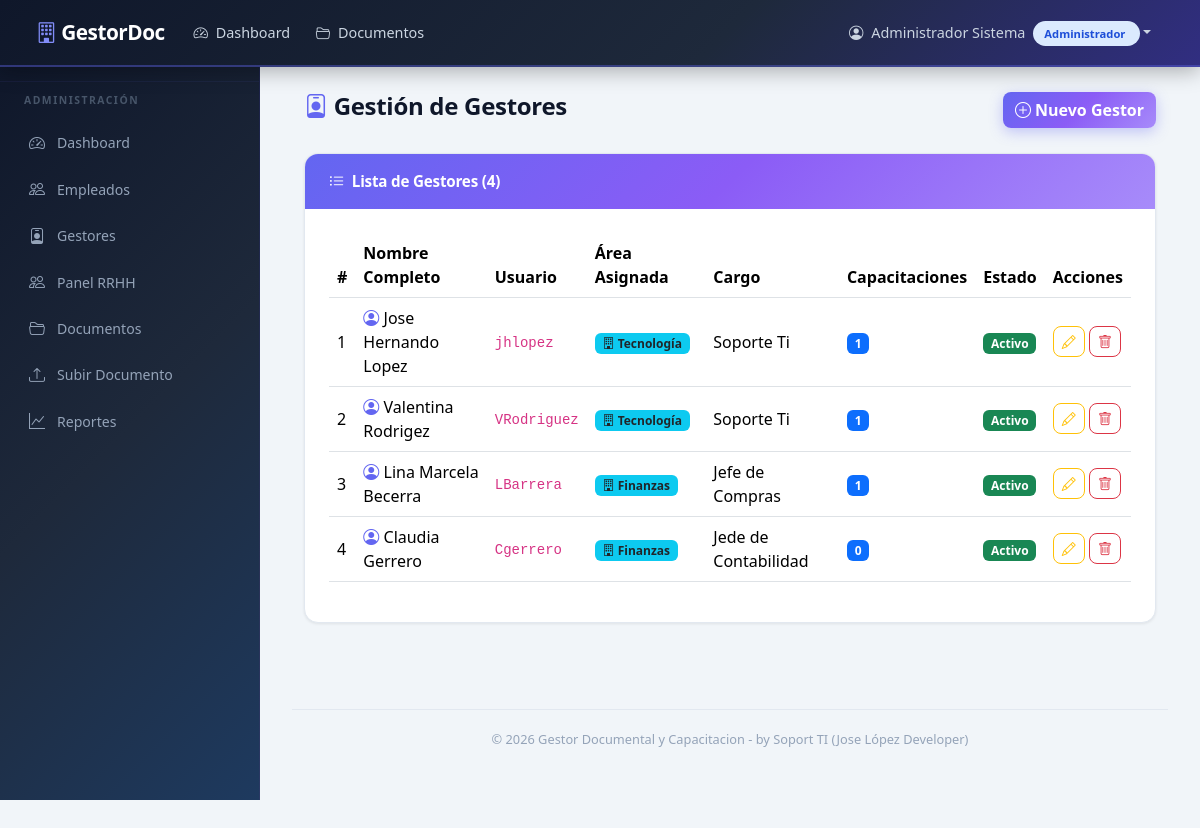
/admin/gestores (signed in), run on an earlier commit of the app's database.
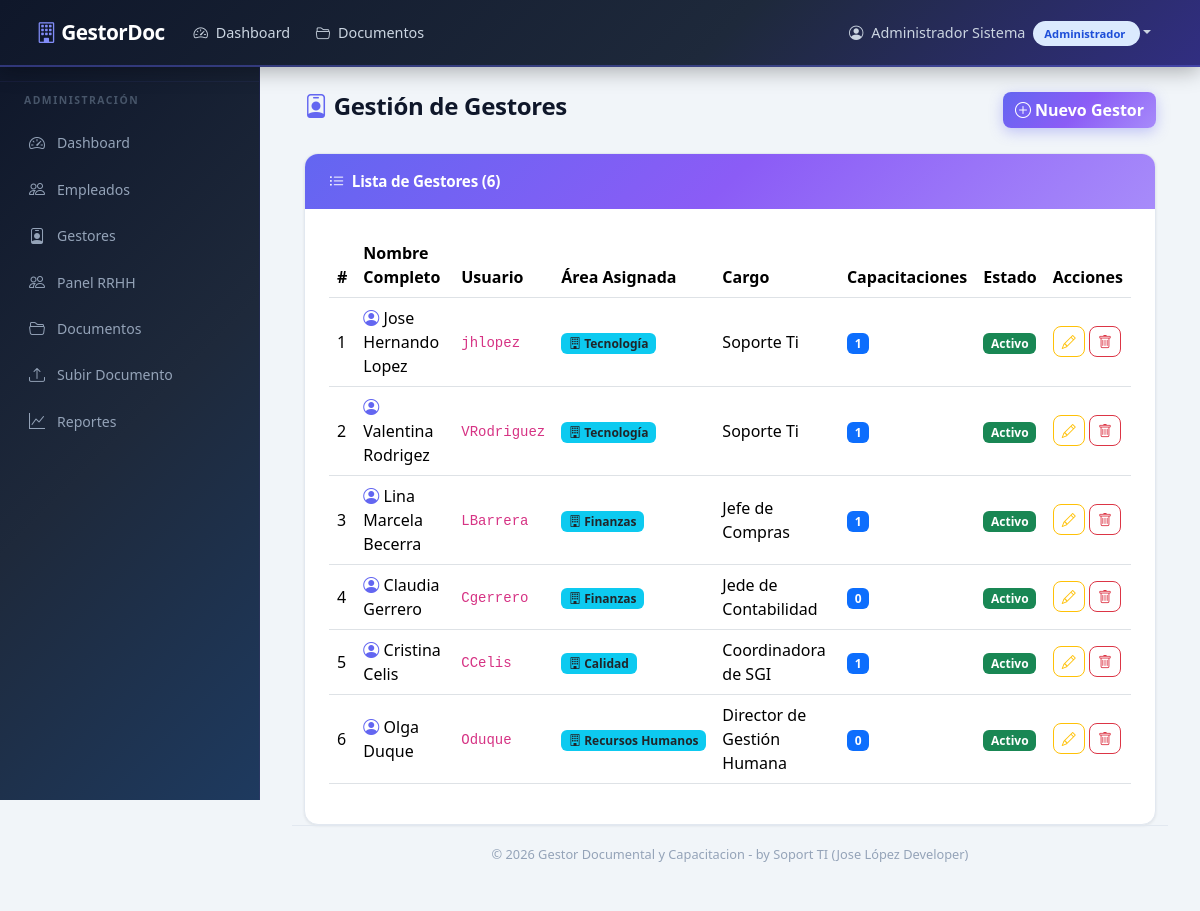
And on a later commit of the database.
### models.py (models this page shows, shortened)
class Gestor(db.Model):
    __tablename__ = 'gestor'
    id = db.Column(db.Integer, primary_key=True)
    user_id = db.Column(db.Integer, db.ForeignKey('user.id'), nullable=False)
    area_id = db.Column(db.Integer, db.ForeignKey('area.id'), nullable=False)
    cargo = db.Column(db.String(100), nullable=False, default='Gestor')
    capacitaciones = db.relationship('Capacitacion', backref='gestor', lazy=True)

class User(UserMixin, db.Model):
    __tablename__ = 'user'
    id = db.Column(db.Integer, primary_key=True)
    username = db.Column(db.String(80), unique=True, nullable=False)
    password_hash = db.Column(db.String(256), nullable=False)
    nombres = db.Column(db.String(120), nullable=False, default='')
    apellidos = db.Column(db.String(120), nullable=False, default='')
    role = db.Column(db.String(20), nullable=False, default='Empleado')
    activo = db.Column(db.Boolean, default=True)
    fecha_creacion = db.Column(db.DateTime, default=datetime.utcnow)
    gestor = db.relationship('Gestor', backref='user', uselist=False, lazy=True)
    empleado = db.relationship('Empleado', backref='user', uselist=False, lazy=True)
    @property
    def nombre_completo(self):
        return f'{self.nombres} {self.apellidos}'.strip()

class Area(db.Model):
    __tablename__ = 'area'
    id = db.Column(db.Integer, primary_key=True)
    nombre_area = db.Column(db.String(100), unique=True, nullable=False)
    gestores = db.relationship('Gestor', backref='area', lazy=True)
    documentos = db.relationship('Documento', backref='area', lazy=True)
    capacitaciones = db.relationship('Capacitacion', backref='area', lazy=True)

### routes/admin.py (the view)
@admin_bp.route('/admin/gestores')
@login_required
@admin_required
def listar_gestores():
    gestores = Gestor.query.all()
    return render_template('admin/gestores/listar.html', gestores=gestores)

### routes/admin.py (called while the page is built)
def admin_required(f):
    from functools import wraps
    @wraps(f)
    def decorated_function(*args, **kwargs):
        if current_user.role != 'Admin':
            flash('Acceso no autorizado. Solo administradores.', 'danger')
            return redirect(url_for('main.dashboard'))
        return f(*args, **kwargs)
    return decorated_function

### templates/admin/gestores/listar.html (shortened to what this page needs)
{% extends "base.html" %}
{% block content %}
<div class="container-fluid">
    <div class="d-flex justify-content-between align-items-center mb-4">
        <h4><i class="bi bi-person-badge"></i> Gestión de Gestores</h4>
        <a href="{{ url_for('admin.crear_gestor') }}" class="btn btn-primary">
            <i class="bi bi-plus-circle"></i> Nuevo Gestor
        </a>
    </div>
    <div class="card-custom">
        <div class="card-header">
            <i class="bi bi-list-ul"></i> Lista de Gestores ({{ gestores|length }})
        </div>
        <div class="card-body">
            {% if gestores %}
            <div class="table-responsive">
                <table class="table table-hover align-middle">
                    <thead>
                        <tr>
                            <th>#</th>
                            <th>Nombre Completo</th>
                            <th>Usuario</th>
                            <th>Área Asignada</th>
                            <th>Cargo</th>
                            <th>Capacitaciones</th>
                            <th>Estado</th>
                            <th>Acciones</th>
                        </tr>
                    </thead>
                    <tbody>
                        {% for g in gestores %}
                        <tr>
                            <td>{{ loop.index }}</td>
                            <td>
                                <i class="bi bi-person-circle text-primary"></i>
                                {{ g.user.nombre_completo }}
                            </td>
                            <td><code>{{ g.user.username }}</code></td>
                            <td>
                                <span class="badge bg-info text-dark">
                                    <i class="bi bi-building"></i> {{ g.area.nombre_area }}
                                </span>
                            </td>
                            <td>{{ g.cargo }}</td>
                            <td>
                                <span class="badge bg-primary">{{ g.capacitaciones|length }}</span>
                            </td>
                            <td>
                                {% if g.user.activo %}
                                <span class="badge bg-success">Activo</span>
                                {% else %}
                                <span class="badge bg-secondary">Inactivo</span>
                                {% endif %}
                            </td>
                            <td>
                                <a href="{{ url_for('admin.editar_gestor', gestor_id=g.id) }}"
                                   class="btn btn-sm btn-outline-warning" title="Editar">
                                    <i class="bi bi-pencil"></i>
                                </a>
                                <form method="POST" action="{{ url_for('admin.eliminar_gestor', gestor_id=g.id) }}"
                                      style="display:inline;"
                                      onsubmit="return confirm('¿Está seguro de eliminar al gestor {{ g.user.nombre_completo }}?');">
                                    <button type="submit" class="btn btn-sm btn-outline-danger" title="Eliminar">
                                        <i class="bi bi-trash"></i>
                                    </button>
                                </form>
                            </td>
                        </tr>
                        {% endfor %}
                    </tbody>
                </table>
            </div>
            {% endif %}
        </div>
    </div>
</div>
{% endblock %}

What changed in the data, as far as the page shows it:
added Gestor: user.nombre_completo "Cristina Celis", user.username "CCelis", area.nombre_area "Calidad", cargo "Coordinadora de SGI", capacitaciones|length "1"
added Gestor: user.nombre_completo "Olga Duque", user.username "Oduque", area.nombre_area "Recursos Humanos", cargo "Director de Gestión Humana", capacitaciones|length "0"
Also different on the page:
{{ gestores|length }}: "4" → "6"
